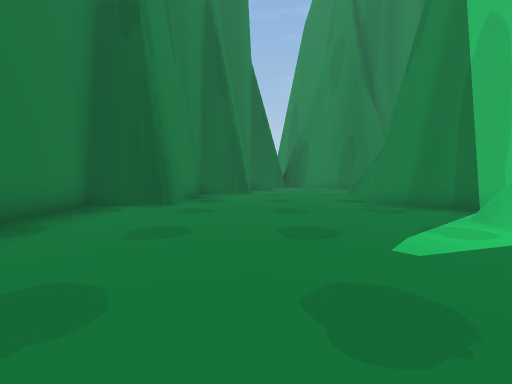
View 1 (above)

21 first-person views from a walk through a scene from a Unity 3-D project. The camera is 1.4 m above the floor, tilts 4° down and sees 90° across. The floor is counted in squares, 1.8 m on a side. Each view is taken from the middle of a square. On the plan, view 1 faces up. The plan holds only what a view shows up to about 10 squares ahead; the rest is blank. The place goes on beyond the plan. The player is left out. Some animated figures are not drawn.

View 2
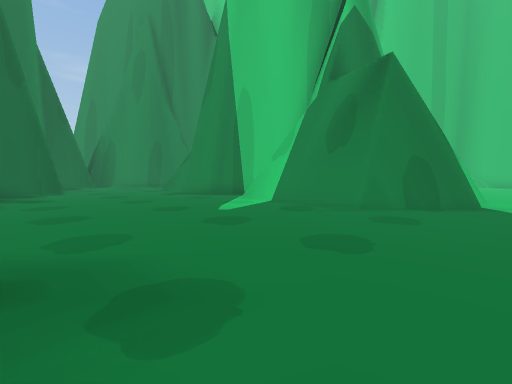

View 3
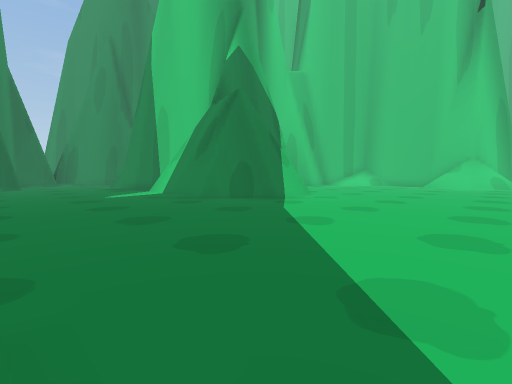

View 4
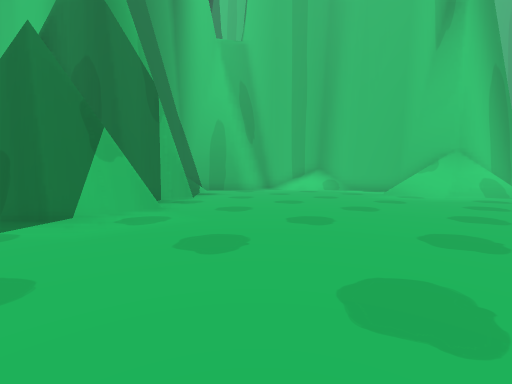

View 5
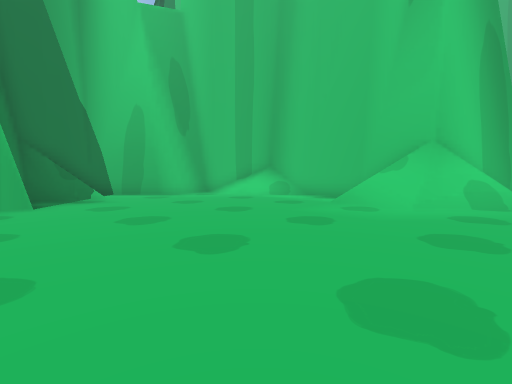

View 6
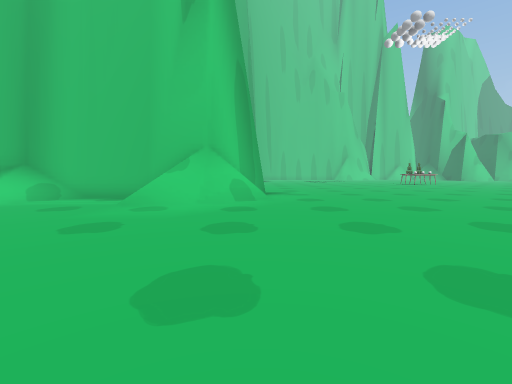

View 7
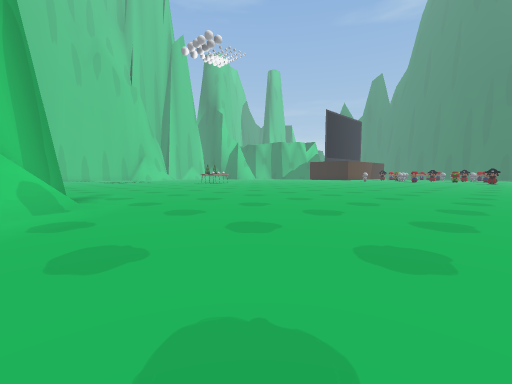

View 8
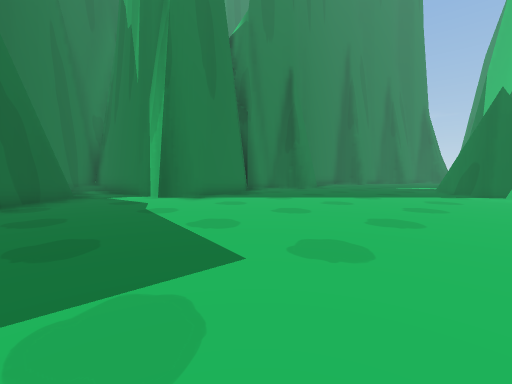

View 9
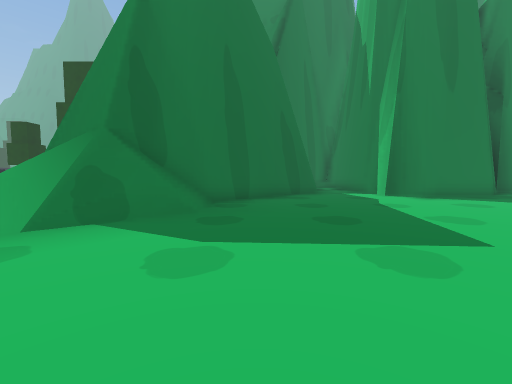

View 10
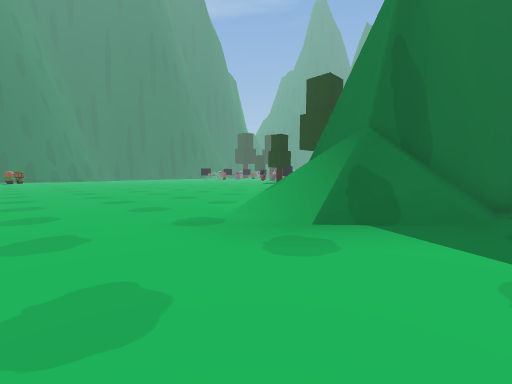

View 11
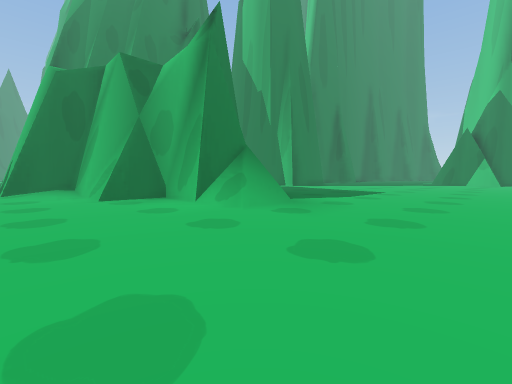

View 12
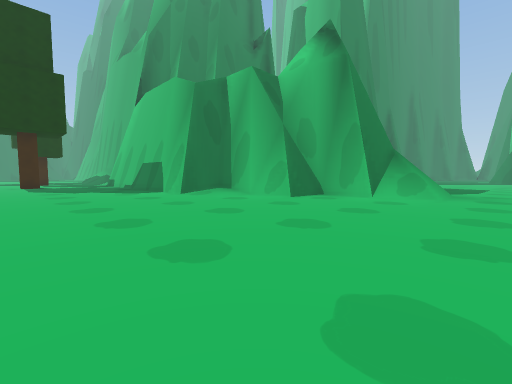

View 13
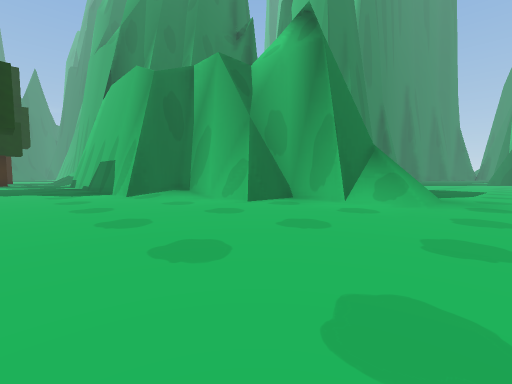

View 14
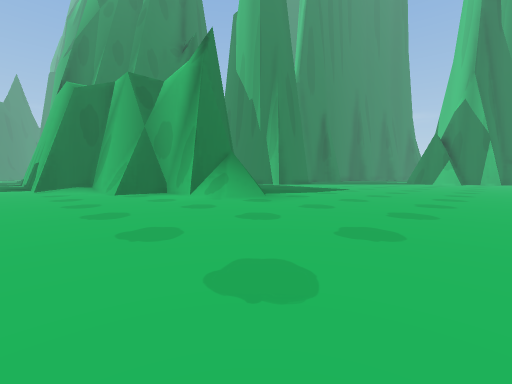

View 15
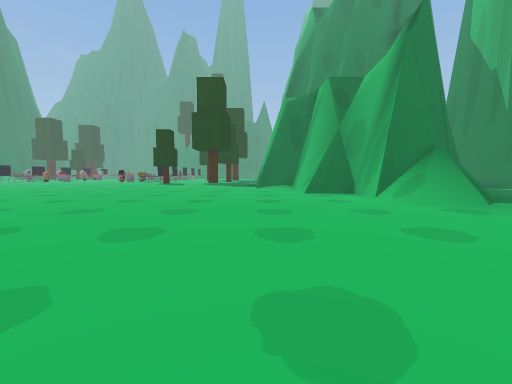

View 16
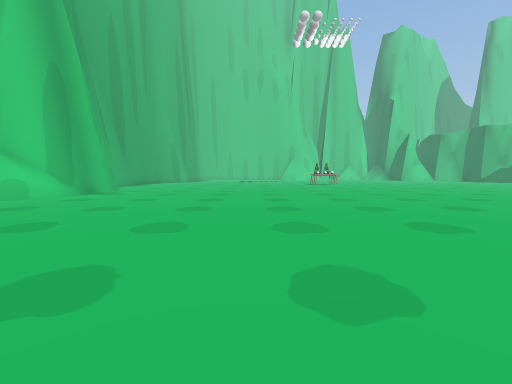

View 17
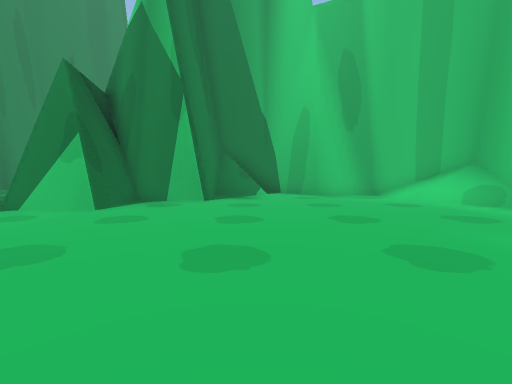

View 18
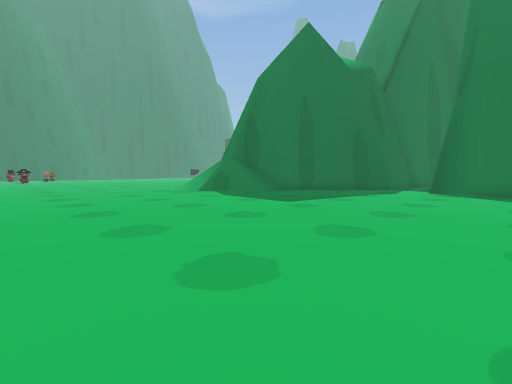

View 19
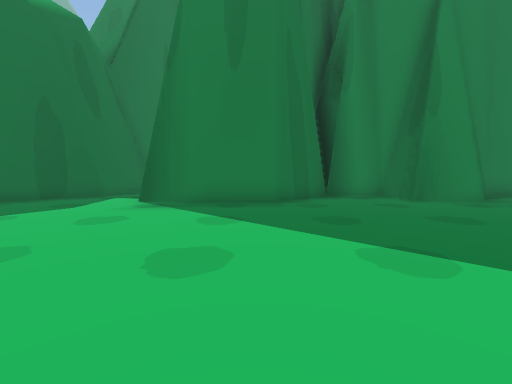

View 20
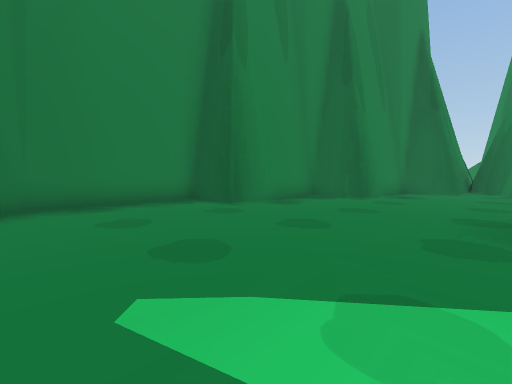

View 21
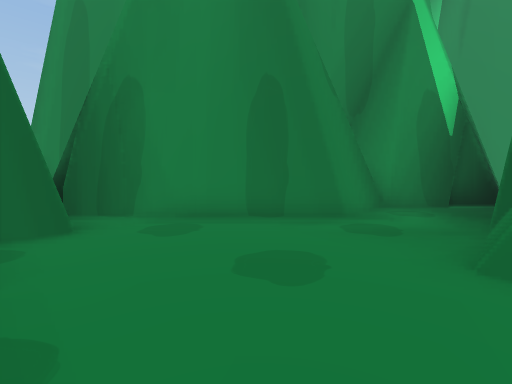

### Floor plan
Key: @ floor where view 1 was taken; # wall or solid block; . main floor; : floor 0.25 m higher than the main floor; / step, stairs or slope; = window, fence, low wall or low ledge.
Columns run from 6 left of view 1 to 19 right of it. Each row starts with its distance up from view 1.
 16        ###
 15        #.##
 14        #..##
 13      #.....##
 12      #......####
 11    ###.........#
 10    #......###  #
  9    #......#
  8    #......#
  7   ##......#
  6   #.......##
  5   #........#   ####
  4   #.......##   #//##
  3   #.......#    #//.####
  2   #.......#    #......##
  1   ##......#  ###....../##
  0    #..@...####........//#
 -1   ##.......###........./#
 -2   #.....................#
 -3   #.....................#
 -4   #...................//#
 -5   ##..................//#
 -6    #..................=###
 -7    #...................=/#
 -8    #......................
 -9   ##......................
-10  .........................
-11  .........................
-12  ##.......................
-13   ##......................
-14    ##.....................
-15     ##....................
-16      ##/=.................
-17       ###=................
-18        #//................
-19      ###//........  ......
-20     ##...........    .....
-21  #####...........     ....
-22  #/:.............      ...
-23 ##/..............       ..
-24 .................
-25 ................
-26 ..............
-27 ..............
-28 ..............
-29       .....
-30       ....
-31       ...

Positions as (right, up) in squares from view 1, and headings:
1: (0, 0), facing up
2: (-2, -2), facing up-right
3: (-1, -7), facing up-right
4: (5, -7), facing up-right
5: (9, -7), facing up-right
6: (9, -7), facing right
7: (10, -6), facing down-right
8: (6, -13), facing up-left
9: (7, -14), facing left
10: (7, -15), facing down-left
11: (8, -23), facing up-left
12: (5, -28), facing up-left
13: (5, -26), facing up-left
14: (10, -24), facing up-left
15: (10, -23), facing left
16: (9, -14), facing right
17: (11, -7), facing up
18: (10, -7), facing down-left
19: (5, -6), facing left
20: (3, 2), facing up-left
21: (1, 10), facing up-right
